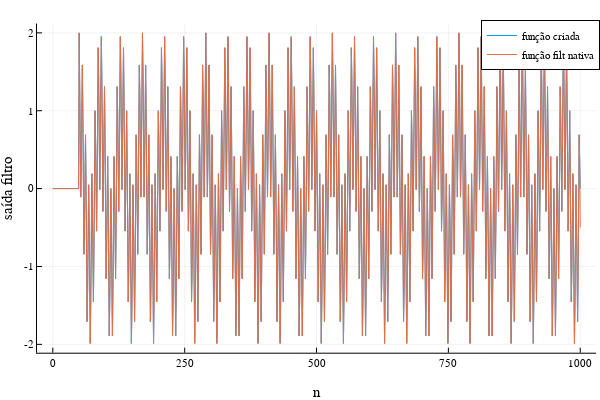

Here is the notebook cell this chart was saved with:
### Code cell
# Passa altas

y = filtrar(x,hdelta)
y_filt = filt(hdelta,x)

plt = plot(n, y, ylabel = "saída filtro", xlabel = "n", label="função criada")
plot!(n, y_filt, label="função filt nativa")

### Figure 1 — Plotly figure (JSON) as saved in the notebook; plotly's stock layout.template omitted (floating-point values rounded to 4 significant figures; data arrays with more than 128 entries replaced by an {"elided": "..."} marker saying what was removed)
{"data": [{"colorbar": {"title": ""}, "legendgroup": "função criada", "line": {"color": "rgba(0, 154, 250, 1.000)", "dash": "solid", "shape": "linear", "width": 1}, "mode": "lines", "name": "função criada", "showlegend": true, "type": "scatter", "x": {"elided": "1001 int values"}, "xaxis": "x", "y": {"elided": "1001 float values"}, "yaxis": "y", "zmax": null, "zmin": null}, {"colorbar": {"title": ""}, "legendgroup": "função filt nativa", "line": {"color": "rgba(227, 111, 71, 1.000)", "dash": "solid", "shape": "linear", "width": 1}, "mode": "lines", "name": "função filt nativa", "showlegend": true, "type": "scatter", "x": {"elided": "1001 int values"}, "xaxis": "x", "y": {"elided": "1001 float values"}, "yaxis": "y", "zmax": null, "zmin": null}], "layout": {"annotations": [], "height": 400, "legend": {"bgcolor": "rgba(255, 255, 255, 1.000)", "bordercolor": "rgba(0, 0, 0, 1.000)", "borderwidth": 1, "font": {"color": "rgba(0, 0, 0, 1.000)", "family": "sans-serif", "size": 11}, "title": {"font": {"color": "rgba(0, 0, 0, 1.000)", "family": "sans-serif", "size": 15}, "text": ""}, "tracegroupgap": 0, "traceorder": "normal", "x": 1, "xanchor": "auto", "y": 1, "yanchor": "auto"}, "margin": {"b": 20, "l": 0, "r": 0, "t": 20}, "paper_bgcolor": "rgba(255, 255, 255, 1.000)", "plot_bgcolor": "rgba(255, 255, 255, 1.000)", "showlegend": true, "width": 600, "xaxis": {"anchor": "y", "domain": [0.06165, 0.9934], "gridcolor": "rgba(0, 0, 0, 0.100)", "gridwidth": 0.5, "linecolor": "rgba(0, 0, 0, 1.000)", "mirror": false, "range": [-30, 1030], "showgrid": true, "showline": true, "showticklabels": true, "tickangle": 0, "tickcolor": "rgb(0, 0, 0)", "tickfont": {"color": "rgba(0, 0, 0, 1.000)", "family": "sans-serif", "size": 11}, "tickmode": "array", "ticks": "inside", "ticktext": ["0", "250", "500", "750", "1000"], "tickvals": [0, 250, 500, 750, 1000], "title": "n", "titlefont": {"color": "rgba(0, 0, 0, 1.000)", "family": "sans-serif", "size": 15}, "type": "-", "visible": true, "zeroline": false, "zerolinecolor": "rgba(0, 0, 0, 1.000)"}, "yaxis": {"anchor": "x", "domain": [0.07581, 0.9902], "gridcolor": "rgba(0, 0, 0, 0.100)", "gridwidth": 0.5, "linecolor": "rgba(0, 0, 0, 1.000)", "mirror": false, "range": [-2.107, 2.12], "showgrid": true, "showline": true, "showticklabels": true, "tickangle": 0, "tickcolor": "rgb(0, 0, 0)", "tickfont": {"color": "rgba(0, 0, 0, 1.000)", "family": "sans-serif", "size": 11}, "tickmode": "array", "ticks": "inside", "ticktext": ["-2", "-1", "0", "1", "2"], "tickvals": [-2, -1, 0, 1, 2], "title": "saída filtro", "titlefont": {"color": "rgba(0, 0, 0, 1.000)", "family": "sans-serif", "size": 15}, "type": "-", "visible": true, "zeroline": false, "zerolinecolor": "rgba(0, 0, 0, 1.000)"}}}
